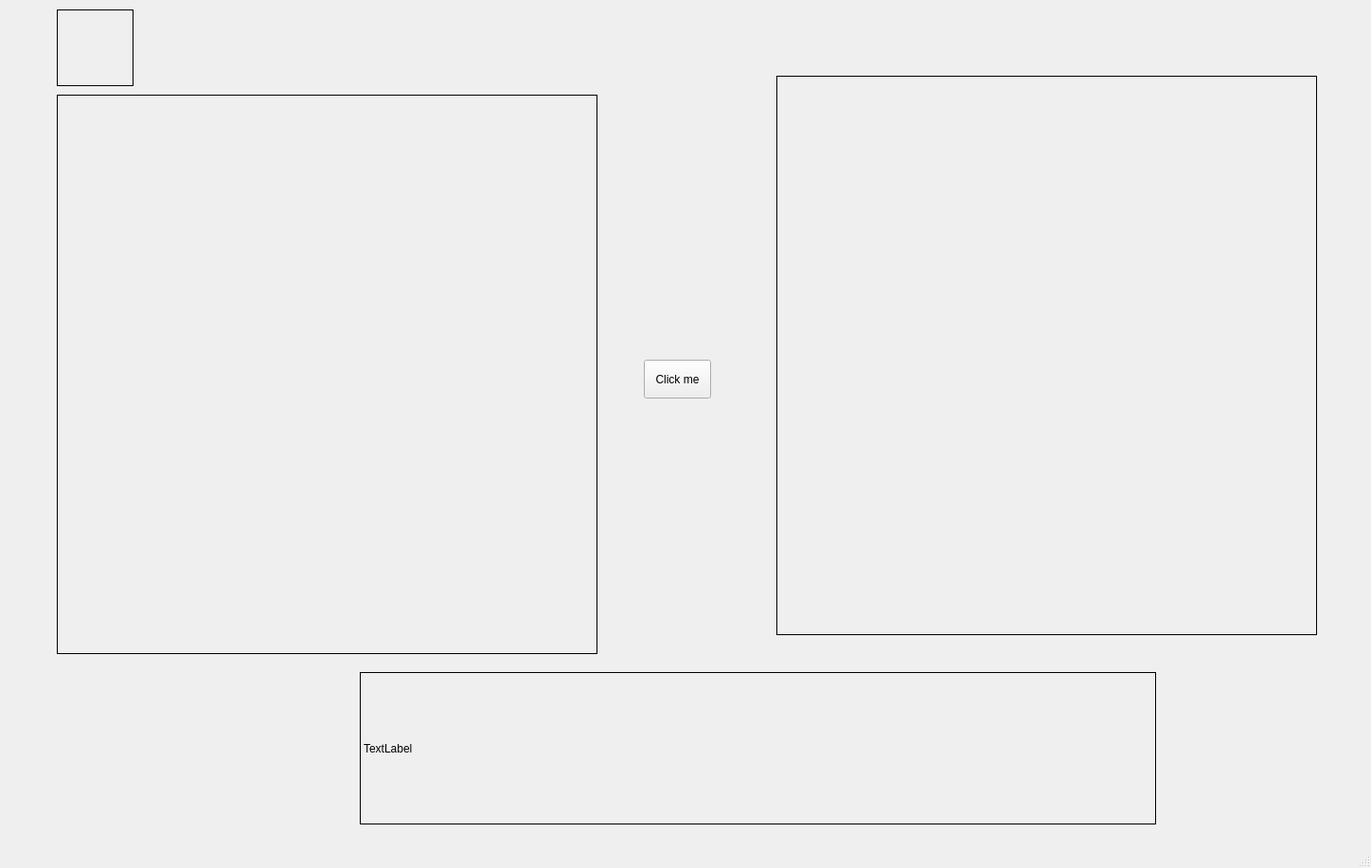
<?xml version="1.0" encoding="UTF-8"?>
<ui version="4.0">
 <class>MainWindow</class>
 <widget class="QMainWindow" name="MainWindow">
  <property name="geometry">
   <rect>
    <x>0</x>
    <y>0</y>
    <width>1448</width>
    <height>917</height>
   </rect>
  </property>
  <property name="windowTitle">
   <string>MainWindow</string>
  </property>
  <widget class="QWidget" name="centralwidget">
   <widget class="QPushButton" name="pushButton">
    <property name="geometry">
     <rect>
      <x>680</x>
      <y>380</y>
      <width>71</width>
      <height>41</height>
     </rect>
    </property>
    <property name="text">
     <string>Click me</string>
    </property>
   </widget>
   <widget class="QLabel" name="rootImage">
    <property name="geometry">
     <rect>
      <x>60</x>
      <y>100</y>
      <width>571</width>
      <height>591</height>
     </rect>
    </property>
    <property name="cursor">
     <cursorShape>ArrowCursor</cursorShape>
    </property>
    <property name="frameShape">
     <enum>QFrame::Box</enum>
    </property>
    <property name="text">
     <string/>
    </property>
   </widget>
   <widget class="QLabel" name="resContent">
    <property name="geometry">
     <rect>
      <x>380</x>
      <y>710</y>
      <width>841</width>
      <height>161</height>
     </rect>
    </property>
    <property name="cursor">
     <cursorShape>IBeamCursor</cursorShape>
    </property>
    <property name="frameShape">
     <enum>QFrame::Box</enum>
    </property>
    <property name="text">
     <string>TextLabel</string>
    </property>
   </widget>
   <widget class="QLabel" name="resImage">
    <property name="geometry">
     <rect>
      <x>820</x>
      <y>80</y>
      <width>571</width>
      <height>591</height>
     </rect>
    </property>
    <property name="cursor">
     <cursorShape>ArrowCursor</cursorShape>
    </property>
    <property name="frameShape">
     <enum>QFrame::Box</enum>
    </property>
    <property name="text">
     <string/>
    </property>
   </widget>
   <widget class="QLabel" name="label">
    <property name="geometry">
     <rect>
      <x>60</x>
      <y>10</y>
      <width>81</width>
      <height>81</height>
     </rect>
    </property>
    <property name="frameShape">
     <enum>QFrame::Box</enum>
    </property>
    <property name="text">
     <string/>
    </property>
   </widget>
  </widget>
  <widget class="QMenuBar" name="menubar">
   <property name="geometry">
    <rect>
     <x>0</x>
     <y>0</y>
     <width>1448</width>
     <height>20</height>
    </rect>
   </property>
  </widget>
  <widget class="QStatusBar" name="statusbar"/>
 </widget>
 <resources/>
 <connections>
  <connection>
   <sender>pushButton</sender>
   <signal>clicked()</signal>
   <receiver>MainWindow</receiver>
   <slot>MySlots()</slot>
   <hints>
    <hint type="sourcelabel">
     <x>375</x>
     <y>390</y>
    </hint>
    <hint type="destinationlabel">
     <x>399</x>
     <y>299</y>
    </hint>
   </hints>
  </connection>
 </connections>
 <slots>
  <slot>MySlots()</slot>
 </slots>
</ui>
